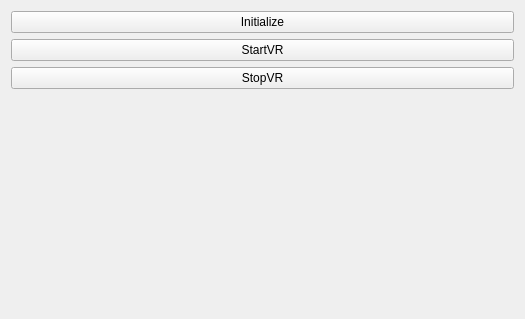
<?xml version="1.0" encoding="UTF-8"?>
<ui version="4.0">
 <class>qSlicerVRModuleWidget</class>
 <widget class="qSlicerWidget" name="qSlicerVRModuleWidget">
  <property name="geometry">
   <rect>
    <x>0</x>
    <y>0</y>
    <width>525</width>
    <height>319</height>
   </rect>
  </property>
  <property name="windowTitle">
   <string>Form</string>
  </property>
  <layout class="QVBoxLayout" name="verticalLayout">
   <item>
    <widget class="QPushButton" name="initializePushButton">
     <property name="text">
      <string>Initialize</string>
     </property>
    </widget>
   </item>
   <item>
    <widget class="QPushButton" name="startVRPushButton">
     <property name="text">
      <string>StartVR</string>
     </property>
    </widget>
   </item>
   <item>
    <widget class="QPushButton" name="stopVRPushButton">
     <property name="text">
      <string>StopVR</string>
     </property>
    </widget>
   </item>
   <item>
    <spacer name="verticalSpacer">
     <property name="orientation">
      <enum>Qt::Vertical</enum>
     </property>
     <property name="sizeHint" stdset="0">
      <size>
       <width>0</width>
       <height>0</height>
      </size>
     </property>
    </spacer>
   </item>
  </layout>
 </widget>
 <customwidgets>
  <customwidget>
   <class>qSlicerWidget</class>
   <extends>QWidget</extends>
   <header>qSlicerWidget.h</header>
   <container>1</container>
  </customwidget>
 </customwidgets>
 <resources/>
 <connections/>
</ui>
